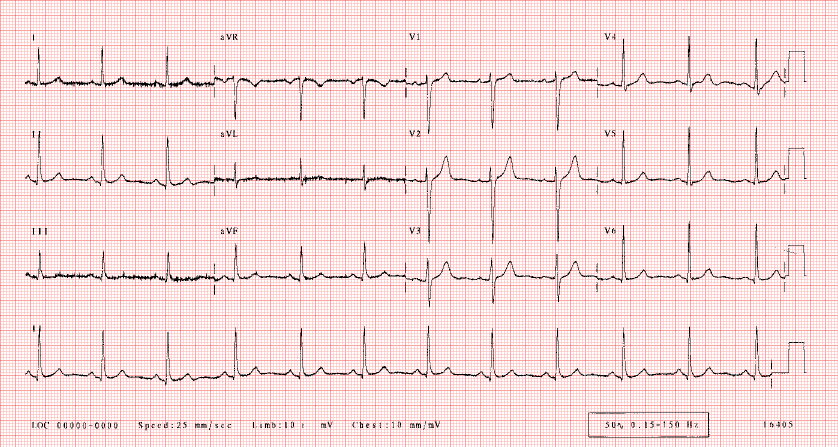
#> input picture ecg_image.jpg, 1676 x 894 px (shown at 1/2 size)
$ python main.py
#> lines starting #> are read from the running program, lines starting #| are printed output that depends on the picture
### preprocess_ecg.py
import cv2
import numpy as np

def preprocess_ecg_image(image_path):
    """
    Load an ECG image, convert it to binary format, and extract the waveform.
    :param image_path: Path to the ECG image.
    :return: 1D numpy array representing the ECG waveform.
    """
    # Load the ECG image
    img = cv2.imread(image_path, cv2.IMREAD_GRAYSCALE)
    if img is None:
        raise FileNotFoundError(f"Image file '{image_path}' not found.")

    # Resize the image to a standard width (optional)
    img_resized = cv2.resize(img, (500, 200))

    # Apply a Gaussian blur to reduce noise
    blurred_img = cv2.GaussianBlur(img_resized, (5, 5), 0)

    # Apply adaptive thresholding to highlight the ECG waveform in the image
    binary_img = cv2.adaptiveThreshold(
        blurred_img, 255, cv2.ADAPTIVE_THRESH_GAUSSIAN_C,
        cv2.THRESH_BINARY_INV, 11, 2
    )

    # Extract the waveform by summing pixel intensities along columns
    waveform = np.sum(binary_img, axis=0)
    waveform = waveform / np.max(waveform)  # Normalize to range [0, 1]

    return waveform

### detect_peaks.py
from scipy.signal import find_peaks
import numpy as np

def detect_r_peaks(waveform, min_distance=50):
    """
    Detect the R-peaks (major heartbeat spikes) in the waveform.
    :param waveform: 1D numpy array of extracted ECG waveform.
    :param min_distance: Minimum number of samples between peaks (adjust based on sampling rate).
    :return: Indices of detected R-peaks.
    """
    # Detect peaks using the find_peaks function
    r_peaks, _ = find_peaks(waveform, distance=min_distance)

    return r_peaks

### calculate_heart_rate.py
import numpy as np

def calculate_heart_rate(r_peaks, sampling_rate):
    """
    Calculate the heart rate (BPM) from the R-peaks detected in the waveform.
    :param r_peaks: Indices of detected R-peaks.
    :param sampling_rate: Sampling rate of the ECG waveform (in Hz, i.e., samples per second).
    :return: Estimated heart rate (BPM).
    """
    if len(r_peaks) < 2:
        return None  # Not enough R-peaks to calculate heart rate

    # Calculate RR intervals (time between successive R-peaks) in seconds
    rr_intervals = np.diff(r_peaks) / sampling_rate

    # Calculate the average RR interval and convert to heart rate (BPM)
    avg_rr_interval = np.mean(rr_intervals)
    heart_rate = 60 / avg_rr_interval  # Convert to beats per minute (BPM)

    return heart_rate

### heart_simulation.py
import time
import os
import numpy as np  # Import numpy here

def clear_screen():
    os.system('cls' if os.name == 'nt' else 'clear')

def display_heart(scale):
    """
    Display an ASCII heart symbol based on the scale.
    :param scale: Amplitude of the waveform, used to adjust heart size.
    """
    heart_size = int(5 + scale * 10)  # Adjust heart size based on waveform amplitude
    print(" " * (10 - heart_size) + "❤" * heart_size)

def simulate_heartbeat_from_waveform(waveform, r_peaks):
    """
    Simulate a heartbeat animation based on the ECG waveform and R-peaks.
    :param waveform: 1D numpy array representing the ECG waveform.
    :param r_peaks: Indices of detected R-peaks.
    """
    for peak in r_peaks:
        clear_screen()
        display_heart(waveform[peak] / np.max(waveform))  # Adjust heart size based on peak amplitude
        time.sleep(0.5)  # Control display speed between heartbeats

### main.py
from preprocess_ecg import preprocess_ecg_image
from detect_peaks import detect_r_peaks
from calculate_heart_rate import calculate_heart_rate
from heart_simulation import simulate_heartbeat_from_waveform
import numpy as np

def main():
    image_path = 'ecg_image.jpg'  # Path to your downloaded ECG image
    sampling_rate = 100  # Adjust based on your image resolution (samples per second)

    # Process the ECG image to extract the waveform
    try:
        waveform = preprocess_ecg_image(image_path)
#> in preprocess_ecg_image, `img = cv2.imread(image_path, cv2.IMREAD_GRAYSCALE)`:
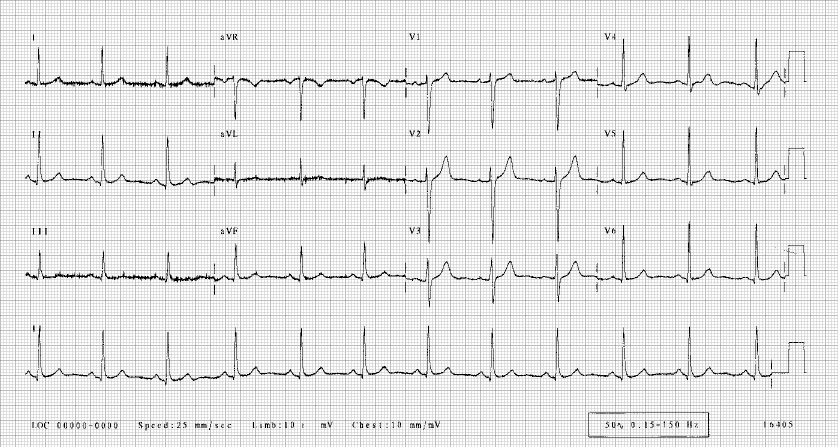
#> img: shape (894, 1676) (shown at 1/2 size); min 0, max 255, mean 228.1
#> in preprocess_ecg_image, `img_resized = cv2.resize(img, (500, 200))`:
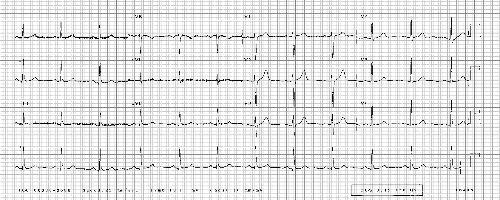
#> img_resized: shape (200, 500); min 0, max 255, mean 228
#> in preprocess_ecg_image, `blurred_img = cv2.GaussianBlur(img_resized, (5, 5), 0)`:
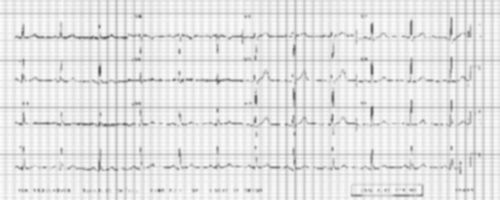
#> blurred_img: shape (200, 500); min 89, max 252, mean 228
#> in preprocess_ecg_image, `binary_img = cv2.adaptiveThreshold( blurred_img, 255, cv2.ADAPTIVE_THR..`:
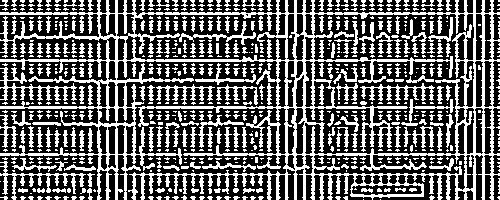
#> binary_img: shape (200, 500); 37.8% white in thin lines or dots
#> in preprocess_ecg_image, `waveform = np.sum(binary_img, axis=0)`: waveform = 500 values, max 51000 at index 116, min 1275 at index 477, mean 19294.3
#> in preprocess_ecg_image, `waveform = waveform / np.max(waveform)`: waveform = 500 values, max 1 at index 116, min 0.025 at index 477, mean 0.378
    except FileNotFoundError as e:
        print(e)
        return

    # Detect R-peaks in the waveform (heartbeat detection)
    r_peaks = detect_r_peaks(waveform, min_distance=50)  # Adjust distance based on your ECG signal
#> in detect_r_peaks, `r_peaks, _ = find_peaks(waveform, distance=min_distance)`: r_peaks = [5, 56, 116, 167, 227, 286, 372, 439, 492]
#> r_peaks = [5, 56, 116, 167, 227, 286, 372, 439, 492]

    # Calculate heart rate (beats per minute)
    heart_rate = calculate_heart_rate(r_peaks, sampling_rate)
#> in calculate_heart_rate, `rr_intervals = np.diff(r_peaks) / sampling_rate`: rr_intervals = [0.51, 0.6, 0.51, 0.6, 0.59, 0.86, 0.67, 0.53]
#> in calculate_heart_rate, `avg_rr_interval = np.mean(rr_intervals)`: avg_rr_interval = 0.609
#> in calculate_heart_rate, `heart_rate = 60 / avg_rr_interval`: heart_rate = 98.56
#> heart_rate = 98.56
    print(f"Estimated Heart Rate: {heart_rate:.2f} BPM")
#| Estimated Heart Rate: 98.56 BPM

    # Simulate the heartbeat based on R-peaks and waveform data
    simulate_heartbeat_from_waveform(waveform, r_peaks)
#> the loop in simulate_heartbeat_from_waveform, `for peak in r_peaks:` made 9 passes
#> (peak, heart_size in display_heart) on passes 1 to 9: (5, 14), (56, 11), (116, 15), (167, 12), (227, 13), (286, 15), (372, 13), (439, 13), (492, 15)

if __name__ == "__main__":
    main()
